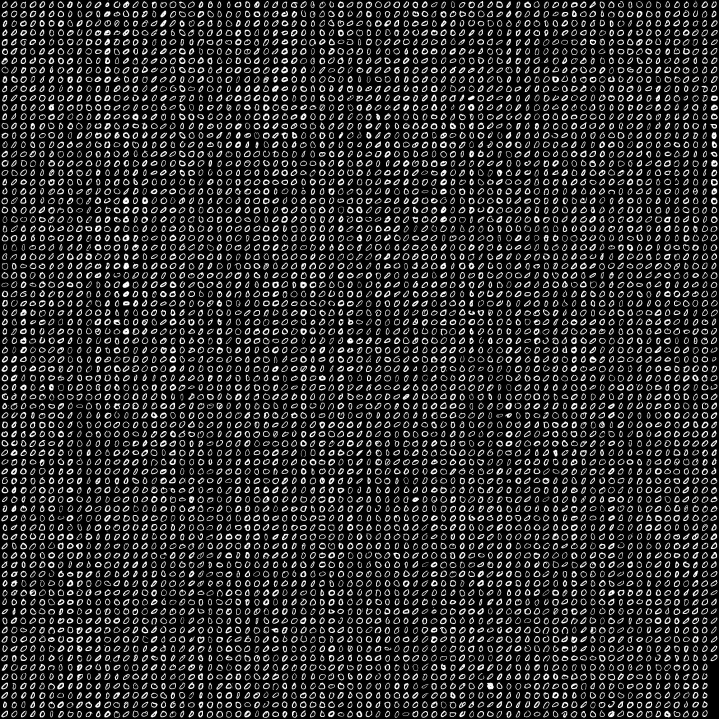
#> input picture rgr/data/MNIST/train/mnist_train0.jpg, 2156 x 2156 px (shown at 1/3 size)
$ python main.py   (Python 2 division)
#> lines starting #> are read from the running program, lines starting #| are printed output that depends on the picture; pictures that were not available may be replaced by others from this repository, and a replacement may not be noted
# coding=utf-8
import abc

import enum

import split_icons as splitter
import numpy as np
import cv2
from math import sqrt
from math import ceil
from sklearn.neural_network import MLPClassifier
from sklearn.cross_validation import train_test_split
from sklearn import metrics
from enum import Enum, unique

import os

digits = [0, 1, 2, 3, 4, 5, 6, 7, 8, 9]
variant = 10 + (11)
numbers = [0, 2, 4]
layers = range(3, 6)
# activations = ["tanh", "relu"]
activations = ['tanh', 'relu', 'identity', 'logistic']
solvers = ['adam', 'lbfgs', 'sgd']

imageSize = 28
k = 7
imagePixels = imageSize * imageSize


class Source(Enum):
    train = "train"
    test = "test"

    def getFileName(self, type, number):
        return "./rgr/data/MNIST/{0}/mnist_{0}{1}.jpg".format(type, number)

    def getCroppedPath(self, number):
        return "./rgr/data/split/{0}/{1}".format(type, number)


# [39 lines left out: functions zones, projections, proj_hist, not called in this run]


def getArray(source):
#> called with source = 'train'
    features = []
    labels = []

    for number in range(0, 9):
        imageRaw = cv2.imread(Source.getFileName(Source.train, source, number), 0)
#> imageRaw is the input picture: shape (2156, 2156); min 0, max 255, mean 45.3
        height, width = imageRaw.shape[:2]
#> height = 2156; width = 2156
        imageRaw = imageRaw[0:height, 0:width - imageSize]
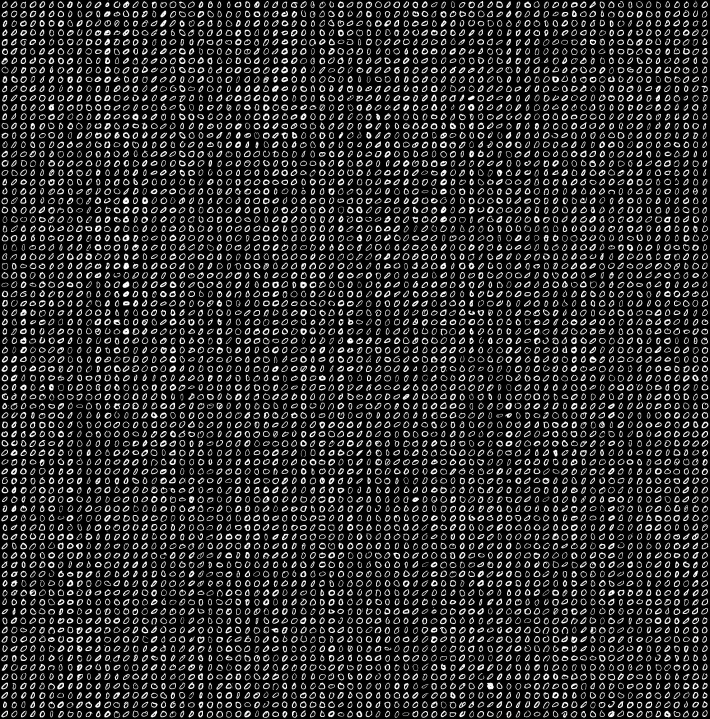
#> imageRaw: shape (2156, 2128) (shown at 1/3 size); min 0, max 255, mean 45.3
        height, width = imageRaw.shape[:2]
#> width = 2128
        for j in range(0, width, imageSize):
            for k in range(0, height, imageSize):
                imageCropped = imageRaw[k:k + imageSize, j:j + imageSize]
                features.append(imageCropped)
                labels.extend([number])
#> after the loop, features = 5852 items; labels = 5852 values from 0 to 0
#> pass 2 of the loop in getArray, `for number in range(0, 9):`:
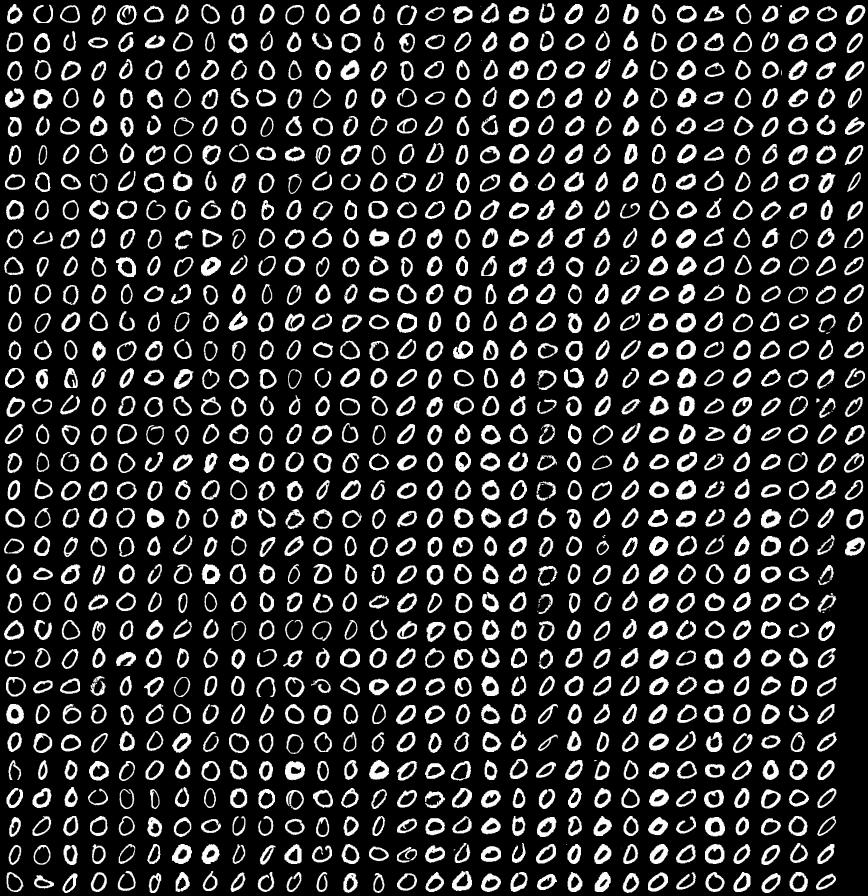
#> input picture rgr/data/MNIST/test/mnist_test0.jpg, 868 x 896 px, given in place of mnist_train1.jpg, which was not available
#> in getArray, imageRaw is the input picture: shape (896, 868); min 0, max 255, mean 44.5
#> in getArray, `imageRaw = imageRaw[0:height, 0:width - imageSize]`:
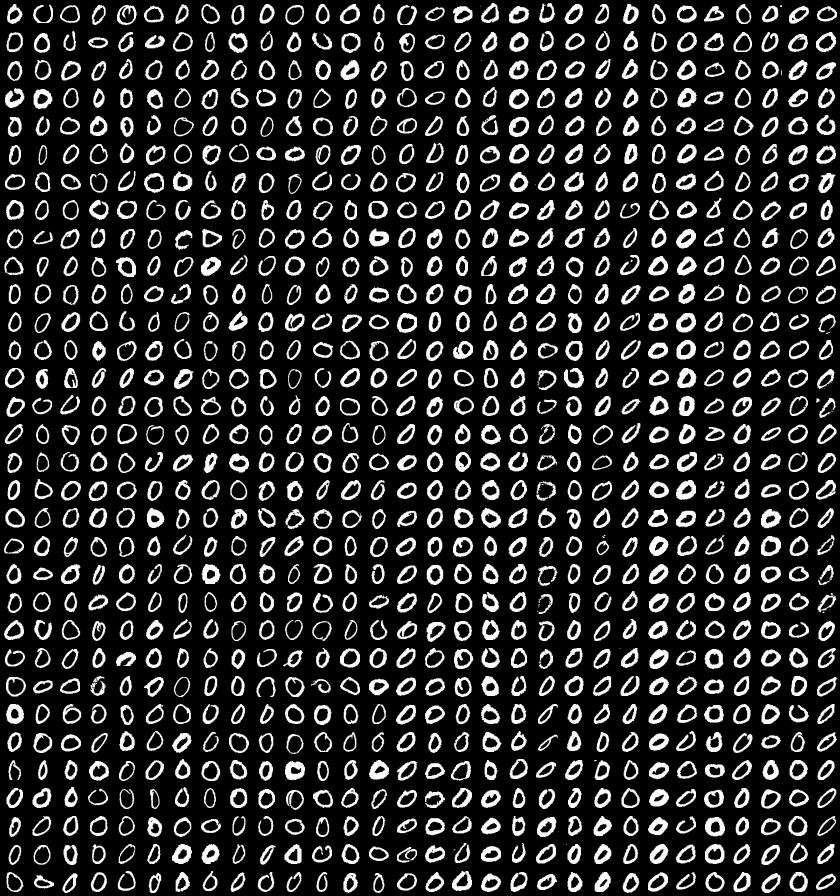
#> imageRaw: shape (896, 840); min 0, max 255, mean 45
#> after the loop in getArray, `for j in range(0, width, imageSize):`: features = 6812 items; labels = 6812 values from 0 to 1
#> pass 3 of the loop in getArray, `for number in range(0, 9):`:
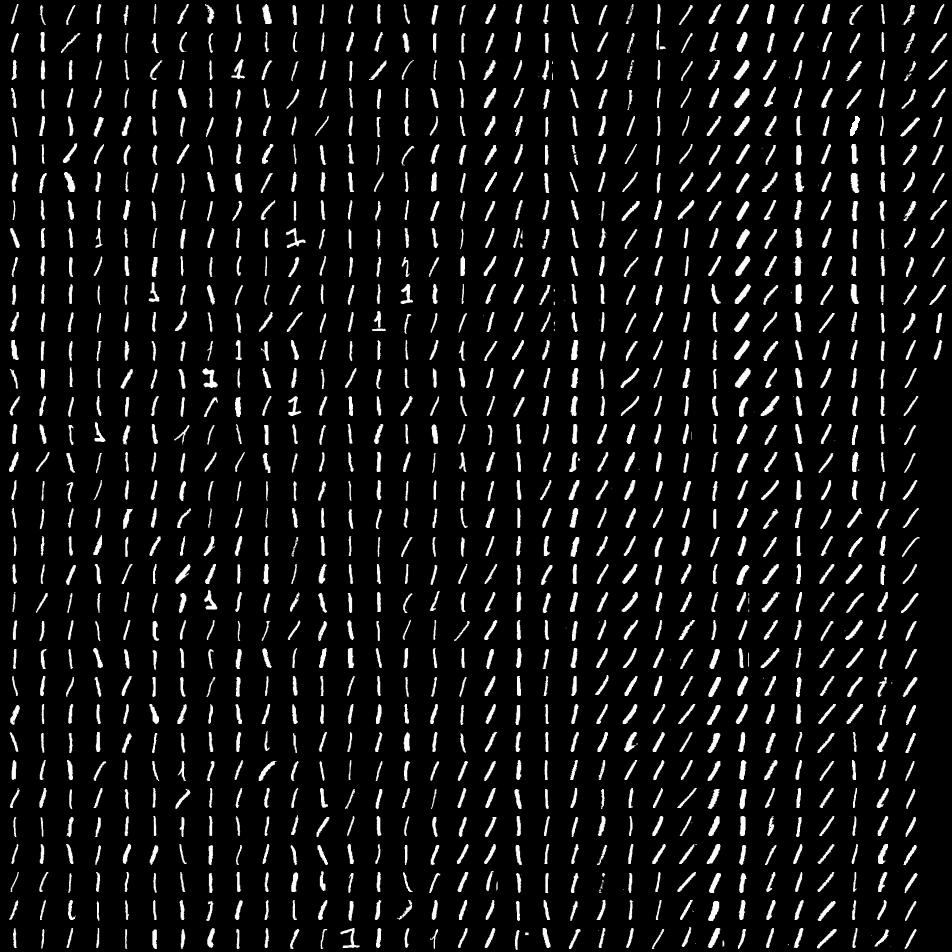
#> input picture rgr/data/MNIST/test/mnist_test1.jpg, 952 x 952 px, given in place of mnist_train2.jpg, which was not available
#> in getArray, imageRaw is the input picture: shape (952, 952); min 0, max 255, mean 19.9
#> in getArray, `imageRaw = imageRaw[0:height, 0:width - imageSize]`:
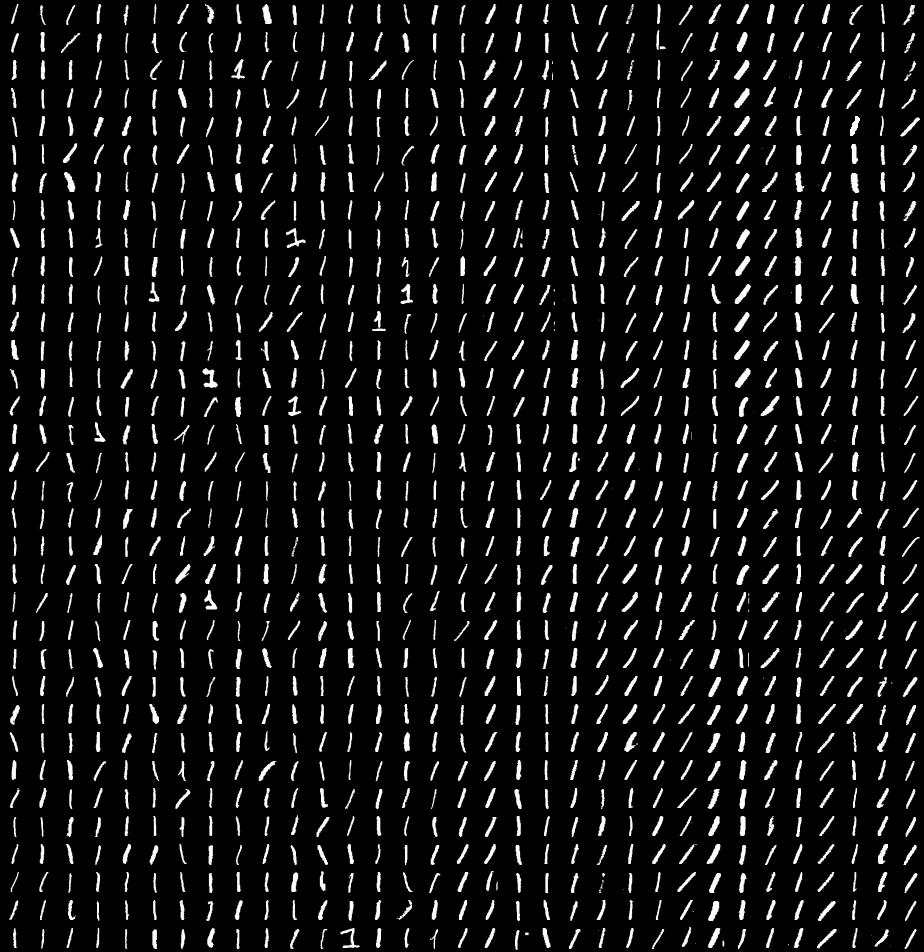
#> imageRaw: shape (952, 924); min 0, max 255, mean 20.3
#> after the loop in getArray, `for j in range(0, width, imageSize):`: features = 7934 items; labels = 7934 values from 0 to 2
#> the loop made 5 passes; the first 3 are shown
    return features, labels


np.random.seed(21296)

#> (the run stopped early here; a loop or call above may not have finished)
